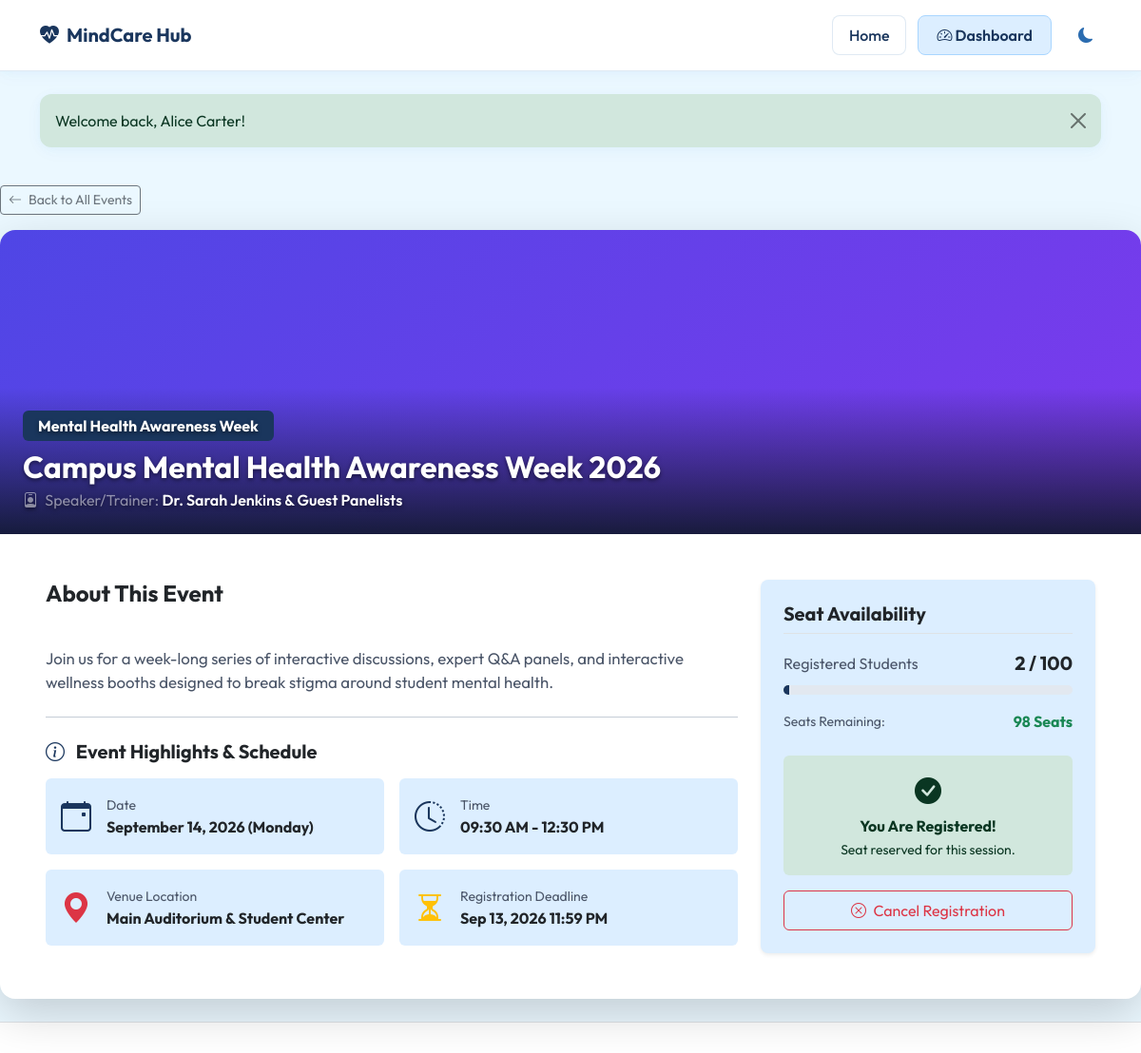
/event_details.php?id=1 (signed in), run on the app's committed database.
### tables this page shows
CREATE TABLE IF NOT EXISTS events (
    id INT AUTO_INCREMENT PRIMARY KEY,
    title VARCHAR(255) NOT NULL,
    category VARCHAR(100) NOT NULL,
    description TEXT NOT NULL,
    banner_image VARCHAR(255) DEFAULT 'default_event.jpg',
    event_date DATE NOT NULL,
    start_time TIME NOT NULL,
    end_time TIME NOT NULL,
    venue VARCHAR(255) NOT NULL,
    speaker VARCHAR(150) NOT NULL,
    max_participants INT NOT NULL DEFAULT 50,
    registration_deadline DATETIME NOT NULL,
    status ENUM('Upcoming', 'Ongoing', 'Completed', 'Cancelled') NOT NULL DEFAULT 'Upcoming',
    visibility ENUM('Public', 'Only Selected Students') NOT NULL DEFAULT 'Public',
    created_by INT DEFAULT NULL,
    created_at TIMESTAMP DEFAULT CURRENT_TIMESTAMP,
    FOREIGN KEY (created_by) REFERENCES users(id) ON DELETE SET NULL
);

### events_db.php (called while the page is built, shortened)
<?php
function get_event_by_id($pdo, $event_id) {
    $stmt = $pdo->prepare("
        SELECT e.*,
               (SELECT COUNT(*) FROM event_registrations er WHERE er.event_id = e.id AND er.registration_status = 'Registered') AS registered_count,
               (SELECT COUNT(*) FROM event_registrations er WHERE er.event_id = e.id AND er.registration_status = 'Registered' AND er.attendance_status = 'Present') AS present_count
        FROM events e
        WHERE e.id = ?
    ");
    $stmt->execute([$event_id]);
    return $stmt->fetch();
}
function get_student_event_registration($pdo, $event_id, $student_id) {
    $stmt = $pdo->prepare("SELECT * FROM event_registrations WHERE event_id = ? AND student_id = ?");
    $stmt->execute([$event_id, $student_id]);
    return $stmt->fetch();
}
?>

### event_details.php (the view, shortened to what this page needs)
<?php
require_once '../includes/auth.php';
require_once '../config/db.php';
require_once '../includes/events_db.php';
$student_id = $_SESSION['student_id'];
$event_id = intval($_GET['id'] ?? 0);
$event = get_event_by_id($pdo, $event_id);
$my_reg = get_student_event_registration($pdo, $event_id, $student_id);
$is_registered = ($my_reg && $my_reg['registration_status'] === 'Registered');
$available_seats = max(0, $event['max_participants'] - $event['registered_count']);
$deadline_passed = (strtotime($event['registration_deadline']) < time());
$event_passed = (strtotime($event['event_date']) < strtotime(date('Y-m-d')) || $event['status'] === 'Completed');
$is_cancelled = ($event['status'] === 'Cancelled');
$pct = ($event['max_participants'] > 0) ? round(($event['registered_count'] / $event['max_participants']) * 100) : 0;
require_once '../includes/header.php';
?>
<div class="mb-4 fade-in-up">
    <a href="events.php" class="btn btn-outline-secondary btn-sm mb-3"><i class="bi bi-arrow-left me-1"></i> Back to All Events</a>
    <div class="card card-glass border-0 shadow-lg overflow-hidden">
        <div class="position-relative" style="height: 320px; overflow: hidden; background: linear-gradient(135deg, #4f46e5 0%, #7c3aed 100%);">
            <div class="position-absolute bottom-0 start-0 w-100 p-4" style="background: linear-gradient(0deg, rgba(15,23,42,0.9) 0%, rgba(15,23,42,0) 100%); text-shadow: 0 2px 4px rgba(0,0,0,0.5);">
                <span class="badge bg-primary px-3 py-2 mb-2 fs-6"><?php echo h($event['category']); ?></span>
                <h2 class="fw-bold text-white mb-1"><?php echo h($event['title']); ?></h2>
                <div class="text-white-50"><i class="bi bi-person-badge me-1"></i> Speaker/Trainer: <span class="text-white fw-semibold"><?php echo h($event['speaker']); ?></span></div>
            </div>
        </div>
        <div class="card-body p-4 p-md-5">
            <div class="row g-4">
                <div class="col-lg-8">
                    <h4 class="fw-bold text-dark mb-3">About This Event</h4>
                    <p class="text-muted leading-relaxed" style="white-space: pre-line; font-size: 1.05rem;">
                        <?php echo h($event['description']); ?>
                    </p>
                    <hr class="my-4">
                    <h5 class="fw-bold text-dark mb-3"><i class="bi bi-info-circle text-primary me-2"></i> Event Highlights & Schedule</h5>
                    <div class="row g-3">
                        <div class="col-md-6">
                            <div class="p-3 bg-light rounded d-flex align-items-center gap-3">
                                <div class="fs-2 text-primary"><i class="bi bi-calendar-event"></i></div>
                                <div>
                                    <span class="text-muted small d-block">Date</span>
                                    <span class="fw-bold text-dark"><?php echo date('F d, Y (l)', strtotime($event['event_date'])); ?></span>
                                </div>
                            </div>
                        </div>
                        <div class="col-md-6">
                            <div class="p-3 bg-light rounded d-flex align-items-center gap-3">
                                <div class="fs-2 text-primary"><i class="bi bi-clock-history"></i></div>
                                <div>
                                    <span class="text-muted small d-block">Time</span>
                                    <span class="fw-bold text-dark"><?php echo date('h:i A', strtotime($event['start_time'])); ?> - <?php echo date('h:i A', strtotime($event['end_time'])); ?></span>
                                </div>
                            </div>
                        </div>
                        <div class="col-md-6">
                            <div class="p-3 bg-light rounded d-flex align-items-center gap-3">
                                <div class="fs-2 text-danger"><i class="bi bi-geo-alt-fill"></i></div>
                                <div>
                                    <span class="text-muted small d-block">Venue Location</span>
                                    <span class="fw-bold text-dark"><?php echo h($event['venue']); ?></span>
                                </div>
                            </div>
                        </div>
                        <div class="col-md-6">
                            <div class="p-3 bg-light rounded d-flex align-items-center gap-3">
                                <div class="fs-2 text-warning"><i class="bi bi-hourglass-split"></i></div>
                                <div>
                                    <span class="text-muted small d-block">Registration Deadline</span>
                                    <span class="fw-bold text-dark"><?php echo date('M d, Y h:i A', strtotime($event['registration_deadline'])); ?></span>
                                </div>
                            </div>
                        </div>
                    </div>
                </div>
                <div class="col-lg-4">
                    <div class="card border-0 bg-light p-4 rounded-3 shadow-sm">
                        <h5 class="fw-bold text-dark mb-3 border-bottom pb-2">Seat Availability</h5>
                        <div class="d-flex align-items-center justify-content-between mb-2">
                            <span class="text-muted">Registered Students</span>
                            <span class="fw-bold text-dark fs-5"><?php echo $event['registered_count']; ?> / <?php echo $event['max_participants']; ?></span>
                        </div>
                        <div class="progress seat-progress-bar mb-3" style="height: 10px;">
                            <div class="progress-bar <?php echo ($pct >= 90) ? 'bg-danger' : 'bg-primary'; ?>" role="progressbar" style="width: <?php echo $pct; ?>%;"></div>
                        </div>
                        <div class="d-flex align-items-center justify-content-between mb-4 small">
                            <span class="text-muted">Seats Remaining:</span>
                            <span class="fw-bold <?php echo ($available_seats > 5) ? 'text-success' : 'text-danger'; ?> fs-6">
                                <?php echo $available_seats; ?> Seats
                            </span>
                        </div>
                        <?php if ($is_registered): ?>
                            <div class="alert alert-success text-center border-0 p-3 mb-3">
                                <i class="bi bi-check-circle-fill fs-3 d-block mb-1"></i>
                                <span class="fw-bold d-block">You Are Registered!</span>
                                <span class="small">Seat reserved for this session.</span>
                            </div>
                            <?php if (!$deadline_passed && !$event_passed && !$is_cancelled): ?>
                                <form action="events.php" method="POST" onsubmit="return confirm('Cancel registration for this event?');">
                                    <button type="submit" class="btn btn-outline-danger w-100 py-2">
                                        <i class="bi bi-x-circle me-1"></i> Cancel Registration
                                    </button>
                                </form>
                            <?php endif; ?>
                        <?php endif; ?>
                    </div>
                </div>
            </div>
        </div>
    </div>
</div>
<?php require_once '../includes/footer.php'; ?>

### style.css (style rules this page uses)
:root { --font-sans: 'Outfit', -apple-system, BlinkMacSystemFont, "Segoe UI", Roboto, "Helvetica Neue", Arial, sans-serif; --sidebar-width: 260px; --light: #EBF8FF; --bg-light: #DCEEFF; --white: #FFFFFF; --primary: #1A365D; --primary-hover: #2A4365; --primary-pastel: #DCEEFF; --secondary: #2B6CB0; --secondary-hover: #2C5282; --secondary-pastel: #EAF6FF; --accent: #90CDF4; --accent-hover: #63B3ED; --accent-pastel: #A9D6FF; --dark: #1A365D; --dark-text: #1A365D; --success: #38A169; --warning: #ECC94B; --danger: #E53E3E; --glass-bg: #FFFFFF; --glass-border: rgba(43, 108, 176, 0.15); --shadow-soft: 0 4px 20px rgba(43, 108, 176, 0.03), 0 2px 8px rgba(144, 205, 244, 0.08); --shadow-medium: 0 12px 30px rgba(144, 205, 244, 0.15); --bs-primary: #1A365D; --bs-primary-rgb: 26, 54, 93; --bs-secondary: #2B6CB0; --bs-secondary-rgb: 43, 108, 176; --bs-body-color: #1A365D; --bs-body-bg: #EBF8FF; --bs-secondary-color: #4A5568; }
.bg-light { background-color: var(--bg-light) !important; }
body { font-family: var(--font-sans); background-color: var(--light); color: var(--dark); margin: 0; padding: 0; min-height: 100vh; display: flex; flex-direction: column; overflow-x: hidden; }
h1, h2, h3, h4, h5, h6 { font-weight: 600; color: var(--dark); }
a { text-decoration: none; transition: all 0.2s ease-in-out; }
.card-glass { background: var(--glass-bg); backdrop-filter: blur(10px); -webkit-backdrop-filter: blur(10px); border: 1px solid var(--glass-border); border-radius: 16px; box-shadow: var(--shadow-soft); transition: transform 0.3s cubic-bezier(0.165, 0.84, 0.44, 1), box-shadow 0.3s cubic-bezier(0.165, 0.84, 0.44, 1), border-color 0.3s ease; }
.fade-in-up { animation: fadeInUp 0.5s cubic-bezier(0.165, 0.84, 0.44, 1) forwards; }
.card-glass { transition: all 0.3s cubic-bezier(0.165, 0.84, 0.44, 1) !important; }
.card-glass i { display: inline-block; transition: transform 0.3s ease; }
.seat-progress-bar { height: 8px; border-radius: 10px; overflow: hidden; background-color: #e2e8f0; }

### data on the page
events: category "Mental Health Awareness Week", title "Campus Mental Health Awareness Week 2026", speaker "Dr. Sarah Jenkins & Guest Panelists", description "Join us for a week-long series of interactive discussions, expert Q&A panels, and interactive wellness booths designed to break stigma around student mental health.", event_date "September 14, 2026 (Monday)", start_time "09:30 AM", end_time "12:30 PM", venue "Main Auditorium & Student Center", registration_deadline "Sep 13, 2026 11:59 PM", max_participants "100"

### other printed values
$msg "Welcome back, Alice Carter!"
$event['registered_count'] "2"
$available_seats "98"
